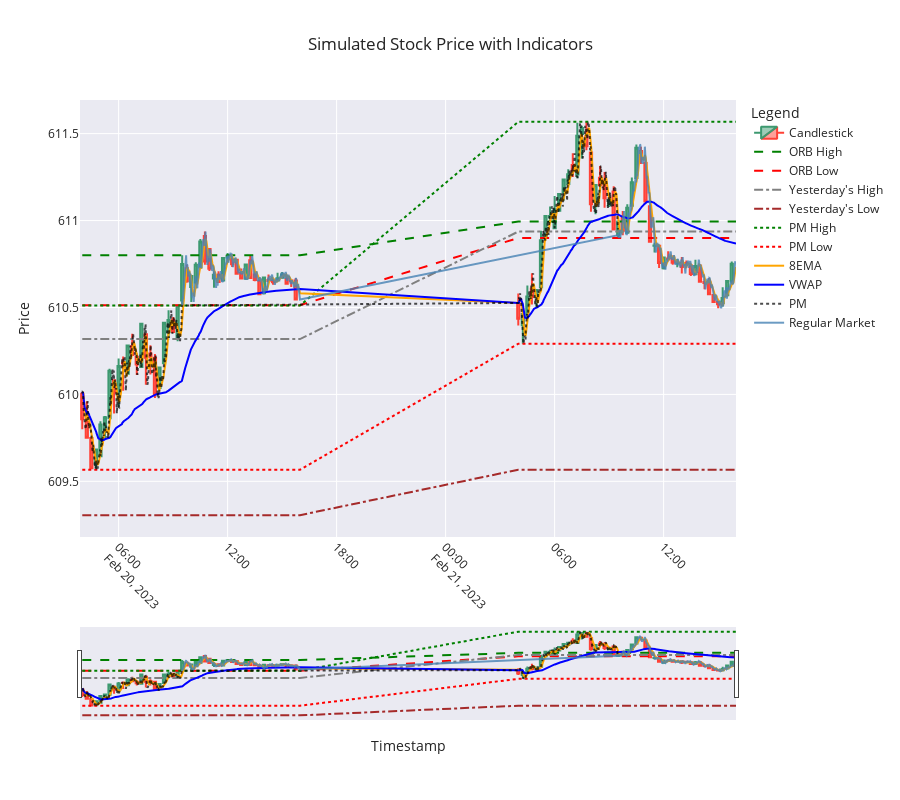

The code cell stored with this chart in its notebook:
### Code cell
import plotly.graph_objects as go

def plot_candlestick_with_indicators(candlestick_data, simulated_data):
    # Create a figure
    fig = go.Figure()

    # Add candlestick traces
    fig.add_trace(go.Candlestick(
        x=candlestick_data.index,
        open=candlestick_data['Open'],
        high=candlestick_data['High'],
        low=candlestick_data['Low'],
        close=candlestick_data['Close'],
        name='Candlestick',
        opacity=1,
        hoverinfo='x+y+name'
    ))

    # Add indicators to the candlestick plot
    fig.add_trace(go.Scatter(
        x=simulated_data['Timestamp'],
        y=simulated_data['ORB_High'],
        mode='lines',
        name='ORB High',
        line=dict(color='green', dash='dash'),
        hoverinfo='x+y+name'
    ))

    fig.add_trace(go.Scatter(
        x=simulated_data['Timestamp'],
        y=simulated_data['ORB_Low'],
        mode='lines',
        name='ORB Low',
        line=dict(color='red', dash='dash'),
        hoverinfo='x+y+name'
    ))

    fig.add_trace(go.Scatter(
        x=simulated_data['Timestamp'],
        y=simulated_data['Yest_High'],
        mode='lines',
        name="Yesterday's High",
        line=dict(color='gray', dash='dashdot'),
        hoverinfo='x+y+name'
    ))

    fig.add_trace(go.Scatter(
        x=simulated_data['Timestamp'],
        y=simulated_data['Yest_Low'],
        mode='lines',
        name="Yesterday's Low",
        line=dict(color='brown', dash='dashdot'),
        hoverinfo='x+y+name'
    ))

    fig.add_trace(go.Scatter(
        x=simulated_data['Timestamp'],
        y=simulated_data['PM_High'],
        mode='lines',
        name='PM High',
        line=dict(color='green', dash='dot'),
        hoverinfo='x+y+name'
    ))

    fig.add_trace(go.Scatter(
        x=simulated_data['Timestamp'],
        y=simulated_data['PM_Low'],
        mode='lines',
        name='PM Low',
        line=dict(color='red', dash='dot'),
        hoverinfo='x+y+name'
    ))

    fig.add_trace(go.Scatter(
        x=simulated_data['Timestamp'],
        y=simulated_data['8EMA'],
        mode='lines',
        name='8EMA',
        line=dict(color='orange'),
        hoverinfo='x+y+name'
    ))

    fig.add_trace(go.Scatter(
        x=simulated_data['Timestamp'],
        y=simulated_data['VWAP'],
        mode='lines',
        name='VWAP',
        line=dict(color='blue'),
        hoverinfo='x+y+name'
    ))

    # Add PM and Regular Market values
    fig.add_trace(go.Scatter(
        x=simulated_data[simulated_data['Session'] == 'PM']['Timestamp'],
        y=simulated_data[simulated_data['Session'] == 'PM']['Close'],
        mode='lines',
        name='PM',
        line=dict(color='black', dash='dot'),
        opacity=0.7,
        hoverinfo='x+y+name'
    ))

    fig.add_trace(go.Scatter(
        x=simulated_data[simulated_data['Session'] == 'Regular Market']['Timestamp'],
        y=simulated_data[simulated_data['Session'] == 'Regular Market']['Close'],
        mode='lines',
        name='Regular Market',
        line=dict(color='steelblue'),
        opacity=0.8,
        hoverinfo='x+y+name'
    ))

    # Update layout for better appearance
    fig.update_layout(
        title="Simulated Stock Price with Indicators",
        xaxis_title="Timestamp",
        yaxis_title="Price",
        legend_title="Legend",
        xaxis=dict(tickangle=45),
        template="seaborn",
        hovermode='x unified',
        height=800  # Make the graph taller
    )

    # Show the plot
    fig.show()

# Example usage
plot_candlestick_with_indicators(candlestick_data, simulated_data)

### Figure 1 — Plotly figure (JSON) as saved in the notebook; plotly's stock layout.template omitted (floating-point values rounded to 4 significant figures; data arrays with more than 128 entries replaced by an {"elided": "..."} marker saying what was removed)
{"data": [{"close": [609.9, 609.8, 609.6, 609.7, 609.8, 609.9, 610.1, 610.0, 610.2, 610.2, 610.3, 610.2, 610.2, 610.4, 610.2, 610.2, 610.0, 610.2, 610.4, 610.4, 610.4, 610.5, 610.8, 610.7, 610.7, 610.7, 610.9, 610.8, 610.7, 610.7, 610.6, 610.8, 610.8, 610.7, 610.7, 610.7, 610.7, 610.7, 610.7, 610.6, 610.7, 610.7, 610.6, 610.7, 610.7, 610.6, 610.7, 610.5, 610.4, 610.5, 610.6, 610.6, 610.6, 610.9, 611.0, 611.0, 611.1, 611.2, 611.2, 611.3, 611.3, 611.5, 611.5, 611.4, 611.1, 611.2, 611.2, 611.1, 611.1, 610.9, 611.0, 610.9, 611.1, 611.2, 611.4, 611.4, 611.1, 610.9, 610.9, 610.8, 610.8, 610.8, 610.8, 610.8, 610.7, 610.8, 610.7, 610.7, 610.6, 610.6, 610.6, 610.5, 610.5, 610.6, 610.7, 610.8], "high": [610.0, 610.0, 609.7, 609.7, 609.8, 609.9, 610.1, 610.1, 610.2, 610.2, 610.3, 610.3, 610.2, 610.4, 610.3, 610.3, 610.2, 610.2, 610.4, 610.5, 610.4, 610.5, 610.8, 610.7, 610.7, 610.8, 610.9, 610.9, 610.8, 610.7, 610.7, 610.8, 610.8, 610.8, 610.8, 610.7, 610.7, 610.8, 610.7, 610.7, 610.7, 610.7, 610.7, 610.7, 610.7, 610.7, 610.7, 610.7, 610.6, 610.5, 610.6, 610.7, 610.6, 610.9, 611.0, 611.1, 611.1, 611.2, 611.2, 611.3, 611.4, 611.6, 611.5, 611.6, 611.4, 611.2, 611.3, 611.3, 611.2, 611.2, 611.0, 611.1, 611.1, 611.2, 611.4, 611.4, 611.3, 611.1, 610.9, 610.9, 610.8, 610.8, 610.8, 610.8, 610.8, 610.8, 610.7, 610.8, 610.7, 610.7, 610.7, 610.6, 610.5, 610.6, 610.7, 610.8], "hoverinfo": "x+y+name", "low": [609.8, 609.8, 609.6, 609.6, 609.6, 609.7, 609.9, 609.9, 609.9, 610.0, 610.1, 610.2, 610.1, 610.2, 610.1, 610.1, 610.0, 610.0, 610.2, 610.3, 610.4, 610.3, 610.5, 610.6, 610.5, 610.6, 610.7, 610.7, 610.7, 610.6, 610.6, 610.7, 610.8, 610.7, 610.7, 610.7, 610.7, 610.7, 610.7, 610.6, 610.6, 610.7, 610.6, 610.7, 610.7, 610.6, 610.6, 610.5, 610.4, 610.3, 610.4, 610.5, 610.5, 610.6, 610.9, 611.0, 611.0, 611.1, 611.1, 611.2, 611.3, 611.2, 611.4, 611.4, 611.0, 611.0, 611.2, 611.1, 611.1, 610.9, 610.9, 610.9, 610.9, 611.1, 611.2, 611.3, 611.1, 610.9, 610.8, 610.7, 610.7, 610.8, 610.7, 610.7, 610.7, 610.7, 610.7, 610.7, 610.6, 610.6, 610.6, 610.5, 610.5, 610.5, 610.6, 610.6], "name": "Candlestick", "opacity": 1, "open": [610.0, 609.8, 609.7, 609.6, 609.6, 609.8, 609.9, 610.1, 610.0, 610.2, 610.1, 610.3, 610.2, 610.2, 610.3, 610.2, 610.2, 610.0, 610.2, 610.4, 610.4, 610.3, 610.5, 610.7, 610.6, 610.6, 610.7, 610.9, 610.8, 610.7, 610.7, 610.7, 610.8, 610.8, 610.8, 610.7, 610.7, 610.8, 610.7, 610.7, 610.6, 610.7, 610.7, 610.7, 610.7, 610.7, 610.7, 610.7, 610.5, 610.4, 610.5, 610.6, 610.6, 610.6, 610.9, 611.0, 611.0, 611.1, 611.2, 611.2, 611.3, 611.3, 611.5, 611.5, 611.4, 611.1, 611.2, 611.2, 611.1, 611.2, 610.9, 611.0, 610.9, 611.1, 611.2, 611.4, 611.3, 611.1, 610.9, 610.9, 610.7, 610.8, 610.8, 610.8, 610.8, 610.8, 610.7, 610.7, 610.7, 610.6, 610.7, 610.6, 610.5, 610.5, 610.6, 610.6], "type": "candlestick", "x": ["2023-02-20T04:00:00.000000000", "2023-02-20T04:15:00.000000000", "2023-02-20T04:30:00.000000000", "2023-02-20T04:45:00.000000000", "2023-02-20T05:00:00.000000000", "2023-02-20T05:15:00.000000000", "2023-02-20T05:30:00.000000000", "2023-02-20T05:45:00.000000000", "2023-02-20T06:00:00.000000000", "2023-02-20T06:15:00.000000000", "2023-02-20T06:30:00.000000000", "2023-02-20T06:45:00.000000000", "2023-02-20T07:00:00.000000000", "2023-02-20T07:15:00.000000000", "2023-02-20T07:30:00.000000000", "2023-02-20T07:45:00.000000000", "2023-02-20T08:00:00.000000000", "2023-02-20T08:15:00.000000000", "2023-02-20T08:30:00.000000000", "2023-02-20T08:45:00.000000000", "2023-02-20T09:00:00.000000000", "2023-02-20T09:15:00.000000000", "2023-02-20T09:30:00.000000000", "2023-02-20T09:45:00.000000000", "2023-02-20T10:00:00.000000000", "2023-02-20T10:15:00.000000000", "2023-02-20T10:30:00.000000000", "2023-02-20T10:45:00.000000000", "2023-02-20T11:00:00.000000000", "2023-02-20T11:15:00.000000000", "2023-02-20T11:30:00.000000000", "2023-02-20T11:45:00.000000000", "2023-02-20T12:00:00.000000000", "2023-02-20T12:15:00.000000000", "2023-02-20T12:30:00.000000000", "2023-02-20T12:45:00.000000000", "2023-02-20T13:00:00.000000000", "2023-02-20T13:15:00.000000000", "2023-02-20T13:30:00.000000000", "2023-02-20T13:45:00.000000000", "2023-02-20T14:00:00.000000000", "2023-02-20T14:15:00.000000000", "2023-02-20T14:30:00.000000000", "2023-02-20T14:45:00.000000000", "2023-02-20T15:00:00.000000000", "2023-02-20T15:15:00.000000000", "2023-02-20T15:30:00.000000000", "2023-02-20T15:45:00.000000000", "2023-02-21T04:00:00.000000000", "2023-02-21T04:15:00.000000000", "2023-02-21T04:30:00.000000000", "2023-02-21T04:45:00.000000000", "2023-02-21T05:00:00.000000000", "2023-02-21T05:15:00.000000000", "2023-02-21T05:30:00.000000000", "2023-02-21T05:45:00.000000000", "2023-02-21T06:00:00.000000000", "2023-02-21T06:15:00.000000000", "2023-02-21T06:30:00.000000000", "2023-02-21T06:45:00.000000000", "2023-02-21T07:00:00.000000000", "2023-02-21T07:15:00.000000000", "2023-02-21T07:30:00.000000000", "2023-02-21T07:45:00.000000000", "2023-02-21T08:00:00.000000000", "2023-02-21T08:15:00.000000000", "2023-02-21T08:30:00.000000000", "2023-02-21T08:45:00.000000000", "2023-02-21T09:00:00.000000000", "2023-02-21T09:15:00.000000000", "2023-02-21T09:30:00.000000000", "2023-02-21T09:45:00.000000000", "2023-02-21T10:00:00.000000000", "2023-02-21T10:15:00.000000000", "2023-02-21T10:30:00.000000000", "2023-02-21T10:45:00.000000000", "2023-02-21T11:00:00.000000000", "2023-02-21T11:15:00.000000000", "2023-02-21T11:30:00.000000000", "2023-02-21T11:45:00.000000000", "2023-02-21T12:00:00.000000000", "2023-02-21T12:15:00.000000000", "2023-02-21T12:30:00.000000000", "2023-02-21T12:45:00.000000000", "2023-02-21T13:00:00.000000000", "2023-02-21T13:15:00.000000000", "2023-02-21T13:30:00.000000000", "2023-02-21T13:45:00.000000000", "2023-02-21T14:00:00.000000000", "2023-02-21T14:15:00.000000000", "2023-02-21T14:30:00.000000000", "2023-02-21T14:45:00.000000000", "2023-02-21T15:00:00.000000000", "2023-02-21T15:15:00.000000000", "2023-02-21T15:30:00.000000000", "2023-02-21T15:45:00.000000000"]}, {"hoverinfo": "x+y+name", "line": {"color": "green", "dash": "dash"}, "mode": "lines", "name": "ORB High", "type": "scatter", "x": {"elided": "1440 str values"}, "y": {"elided": "1440 float values"}}, {"hoverinfo": "x+y+name", "line": {"color": "red", "dash": "dash"}, "mode": "lines", "name": "ORB Low", "type": "scatter", "x": {"elided": "1440 str values"}, "y": {"elided": "1440 float values"}}, {"hoverinfo": "x+y+name", "line": {"color": "gray", "dash": "dashdot"}, "mode": "lines", "name": "Yesterday's High", "type": "scatter", "x": {"elided": "1440 str values"}, "y": {"elided": "1440 float values"}}, {"hoverinfo": "x+y+name", "line": {"color": "brown", "dash": "dashdot"}, "mode": "lines", "name": "Yesterday's Low", "type": "scatter", "x": {"elided": "1440 str values"}, "y": {"elided": "1440 float values"}}, {"hoverinfo": "x+y+name", "line": {"color": "green", "dash": "dot"}, "mode": "lines", "name": "PM High", "type": "scatter", "x": {"elided": "1440 str values"}, "y": {"elided": "1440 float values"}}, {"hoverinfo": "x+y+name", "line": {"color": "red", "dash": "dot"}, "mode": "lines", "name": "PM Low", "type": "scatter", "x": {"elided": "1440 str values"}, "y": {"elided": "1440 float values"}}, {"hoverinfo": "x+y+name", "line": {"color": "orange"}, "mode": "lines", "name": "8EMA", "type": "scatter", "x": {"elided": "1440 str values"}, "y": {"elided": "1440 float values"}}, {"hoverinfo": "x+y+name", "line": {"color": "blue"}, "mode": "lines", "name": "VWAP", "type": "scatter", "x": {"elided": "1440 str values"}, "y": {"elided": "1440 float values"}}, {"hoverinfo": "x+y+name", "line": {"color": "black", "dash": "dot"}, "mode": "lines", "name": "PM", "opacity": 0.7, "type": "scatter", "x": {"elided": "660 str values"}, "y": {"elided": "660 float values"}}, {"hoverinfo": "x+y+name", "line": {"color": "steelblue"}, "mode": "lines", "name": "Regular Market", "opacity": 0.8, "type": "scatter", "x": {"elided": "780 str values"}, "y": {"elided": "780 float values"}}], "layout": {"height": 800, "hovermode": "x unified", "legend": {"title": {"text": "Legend"}}, "title": {"text": "Simulated Stock Price with Indicators"}, "xaxis": {"tickangle": 45, "title": {"text": "Timestamp"}}, "yaxis": {"title": {"text": "Price"}}}}
